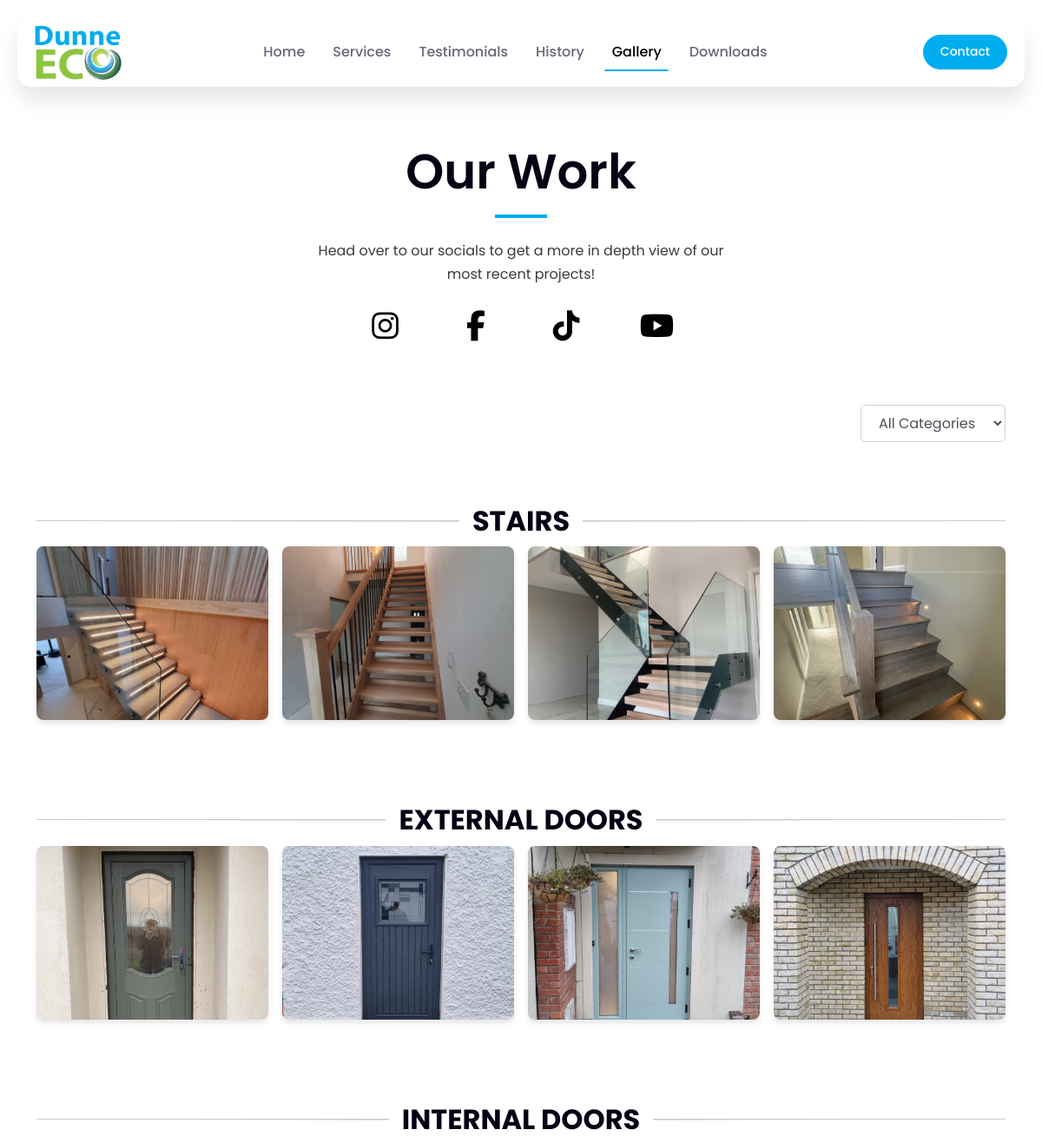
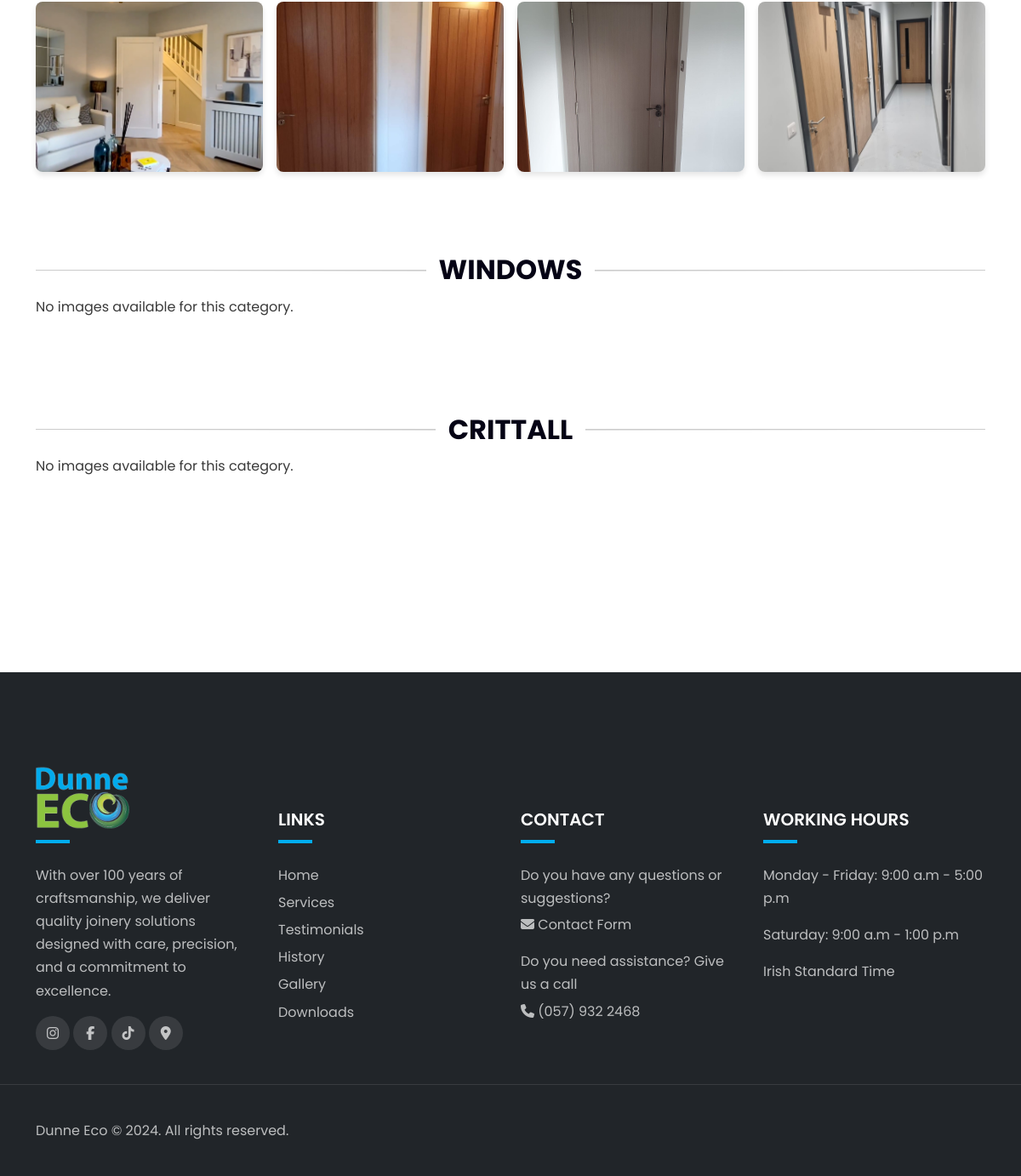
Page /gallery/ on the committed database (2 pictures, top to bottom).
### gallery/models.py (models this page shows, shortened)
class Category(models.Model):
    name = models.CharField(max_length=254, unique=True)
    slug = models.SlugField(max_length=254, unique=True, editable=False)
    class Meta:
        verbose_name_plural = 'Categories'

class Image(models.Model):
    category = models.ForeignKey(Category, on_delete=models.CASCADE, null=False, blank=False, related_name="images")
    image = models.ImageField(upload_to="gallery/", null=False, blank=False)
    title = models.CharField(max_length=254, blank=True)
    uploaded_at = models.DateTimeField(auto_now_add=True)
    class Meta:
        ordering = ['-uploaded_at']

### gallery/views.py (the view)
# urls.py: path('gallery/', include('gallery.urls')),
def gallery(request):
    categories = Category.objects.all()
    selected_category = request.GET.get('category')
    images = Image.objects.all()
    if selected_category:
        images = images.filter(category__slug=selected_category)
    context = {
        'categories': categories,
        'selected_category': selected_category,
        'images': images,
    }
    return render(request, 'gallery/gallery.html', context)

### gallery/templates/gallery/gallery.html (shortened to what this page needs)
{% extends "base.html" %}
{% block gallery_active %}active{% endblock %}
{% load static %}
{% block extra_css %}
<link rel="stylesheet" href="{% static 'gallery/css/gallery.css' %}">
{% endblock %}
{% block content %}
<section class="section-padding my-4 mx-auto px-3">
    <div class="container">
        <div class="row">
            <div class="col-12 text-center" data-aos="fade-down" data-aos-delay="50">
                <div class="section-title">
                    <h1 class="display-4 fw-semibold">Our Work</h1>
                    <div class="line"></div>
                    <p>Head over to our socials to get a more in depth view of our most recent projects!</p>
                    <div class="gallery-social-icons">
                        <a href="https://www.instagram.com/dunneeco/" target="_blank"><i class="fa-brands fa-instagram"></i></a>
                        <a href="https://www.facebook.com/dunneeco/" target="_blank"><i class="fa-brands fa-facebook-f"></i></a>
                        <a href="https://www.tiktok.com/@dunneeco" target="_blank"><i class="fa-brands fa-tiktok"></i></a>
                        <a href="https://www.youtube.com/@dunneeco" target="_blank"><i class="fa-brands fa-youtube"></i></a>
                    </div>
                </div>
            </div>
            <div class="sort-selector mb-4">
                <form method="get">
                    <select name="category" onchange="this.form.submit()">
                        <option value="">All Categories</option>
                    </select>
                </form>
            </div>
        </div>
        {% for category in categories %}
        {% if not selected_category or category.slug == selected_category %}
        <div class="row" data-aos="fade-down" data-aos-delay="150">
            <div class="category-section my-5">
                <div class="gallery-category-heading-wrapper">
                    <hr class="category-hr-left">
                    <h2 class="gallery-category-heading" id="{{ category.slug }}">{{ category.name }}</h2>
                    <hr class="category-hr-right">
                </div>
                <div class="gallery-grid">
                    {% for image in category.images.all %}
                    <div class="gallery-image-wrapper">
                        <a href="{{ image.image.url }}" data-fancybox="gallery" data-caption="{{ image.title }}">
                            <div class="gallery-image-container">
                                <img src="{{ image.image.url }}" alt="{{ image.title|default:'Gallery Image' }}" class="gallery-image">
                            </div>
                        </a>
                    </div>
                    {% empty %}
                    <p class="no-images">No images available for this category.</p>
                    {% endfor %}
                </div>
            </div>
        </div>
        {% endif %}
        {% empty %}
        <p>No categories available yet.</p>
        {% endfor %}
    </div>
</section>
{% endblock %}

### templates/base.html (shortened to what this page needs)
{% load static %}
<!DOCTYPE html>
<html lang="en">
<head>
    {% block corecss %}
    <link rel="stylesheet" href="https://cdn.jsdelivr.net/npm/bootstrap@5.3.3/dist/css/bootstrap.min.css"
        media="print" onload="this.media='all'">
    <link rel="stylesheet" href="https://cdn.jsdelivr.net/npm/remixicon@4.5.0/fonts/remixicon.css"
        media="print" onload="this.media='all'">
    <link rel="stylesheet" href="https://unpkg.com/aos@next/dist/aos.css"/>
    <link rel="stylesheet" href="https://cdn.jsdelivr.net/npm/@fancyapps/ui@5.0/dist/fancybox/fancybox.css"
        media="print" onload="this.media='all'">
    <link rel="stylesheet" href="{% static 'css/base.css' %}">
    {% endblock %}
    {% block extra_css %}
    {% endblock %}
</head>
<body>
    <header>
        <nav class="navbar navbar-expand-lg fixed-top">
            <div class="container-fluid">
                <a class="navbar-brand me-auto p-0" href="{% url 'home' %}">
                    <img class="site-logo d-none d-lg-block" src="{{ MEDIA_URL }}base/dunneeco-logo.png"
                        alt="Dunne Eco Logo">
                </a>
                <div class="offcanvas offcanvas-end" tabindex="-1" id="offcanvasNavbar"
                    aria-labelledby="offcanvasNavbarLabel">
                    <div class="offcanvas-body">
                        <ul class="navbar-nav justify-content-center flex-grow-1 pe-3">
                            <li class="nav-item">
                                <a class="nav-link mx-lg-2 {% block home_active %}{% endblock %}" aria-current="page" href="{% url 'home' %}">Home</a>
                            </li>
                            <li class="nav-item">
                                <a class="nav-link mx-lg-2 smooth-scroll" href="{% url 'home' %}#services">Services</a>
                            </li>
                            <li class="nav-item">
                                <a class="nav-link mx-lg-2 smooth-scroll" href="{% url 'home' %}#reviews">Testimonials</a>
                            </li>
                            <li class="nav-item">
                                <a class="nav-link mx-lg-2 {% block history_active %}{% endblock %}" href="{% url 'history' %}">History</a>
                            </li>
                            <li class="nav-item">
                                <a class="nav-link mx-lg-2 {% block gallery_active %}{% endblock %}" href="{% url 'gallery' %}">Gallery</a>
                            </li>
                            <li class="nav-item">
                                <a class="nav-link mx-lg-2 {% block downloads_active %}{% endblock %}" href="{% url 'downloads-list' %}">Downloads</a>
                            </li>
                        </ul>
                    </div>
                </div>
                <a href="{% url 'contact-form' %}" class="contact-btn">Contact</a>
            </div>
        </nav>
    </header>
    <main>
        {% block content %}
        {% endblock %}
    </main>
     <footer class="bg-dark">
        <div class="footer-top">
            <div class="container">
                <div class="footer-content row gy-5">
                    <div class="col-lg-3 col-sm-6">
                        <a href="#"><img class="site-logo-footer" src="{{ MEDIA_URL }}base/dunneeco-logo.png" loading="lazy" alt="Dunne Eco Logo"></a>
                        <div class="line"></div>
                        <p>With over 100 years of craftsmanship, we deliver quality joinery solutions designed with care, precision, and a commitment to excellence.</p>
                        <div class="social-icons">
                            <a href="https://www.instagram.com/dunneeco/" target="_blank"><i class="fa-brands fa-instagram"></i></a>
                            <a href="https://www.facebook.com/dunneeco/" target="_blank"><i class="fa-brands fa-facebook-f"></i></a>
                            <a href="https://www.tiktok.com/@dunneeco" target="_blank"><i class="fa-brands fa-tiktok"></i></a>
                            <a href="https://maps.app.goo.gl/hQtwXvQ9c62aXJ9s8" target="_blank"><i class="fa-solid fa-location-dot"></i></a>
                        </div>
                    </div>
                    <div class="col-lg-3 col-sm-6">
                        <h5 class="mb-0 text-white">LINKS</h5>
                        <div class="line"></div>
                        <ul class="footer-site-links">
                            <li><a href="{% url 'home' %}">Home</a></li>
                            <li><a href="{% url 'home' %}#services">Services</a></li>
                            <li><a href="{% url 'home' %}#reviews">Testimonials</a></li>
                            <li><a href="{% url 'history' %}">History</a></li>
                            <li><a href="{% url 'gallery' %}">Gallery</a></li>
                            <li><a href="{% url 'downloads-list' %}">Downloads</a></li>
                        </ul>
                    </div>
                    <div class="col-lg-3 col-sm-6">
                        <h5 class="mb-0 text-white">CONTACT</h5>
                        <div class="line"></div>
                        <ul>
                            <li class="mb-3">
                              <p class="mb-1">Do you have any questions or suggestions?</p>
                              <span class="contact-info"><i class="fas fa-envelope"></i>
                                <a href="{% url 'contact-form' %}" aria-label="contact form link">Contact
                                  Form</a></span>
                            </li>
                            <li class="mb-3">
                              <p class="mb-1">Do you need assistance? Give us a call</p>
                              <span class="contact-info"><i class="fas fa-phone"></i>
                                <a href="tel:0579322468">(057) 932 2468</a></span>
                            </li>
                          </ul>
                    </div>
                    <div class="col-lg-3 col-sm-6">
                        <h5 class="mb-0 text-white">WORKING HOURS</h5>
                        <div class="line"></div>
                        <ul>
                            <li class="mb-3">
                              <p>Monday - Friday: <span class="open-hours">9:00 a.m - 5:00 p.m</span></p>
                            </li>
                            <li class="mb-3">
                              <p>Saturday: <span class="open-hours">9:00 a.m - 1:00 p.m</span></p>
                            </li>
                            <li class="mb-3">
                              <p>Irish Standard Time</p>
                            </li>
                        </ul>
                    </div>
                </div>
            </div>
        </div>
        <div class="footer-bottom">
            <div class="container">
                <div class="row g-4 justify-content-between">
                    <div class="col-auto">
                        <p class="mb-0">Dunne Eco © 2024. All rights reserved.</p>
                    </div>
                </div>
            </div>
        </div>
     </footer>
</body>
</html>

### static/css/base.css (style rules this page uses)
:root { --text: #3A3A3A; --background: #FFF; --primary: #00adef; --primary-rgb: 0, 173, 239; --secondary: #3A87C7; --accent: #04E824; --font-base: 'Poppins', sans-serif; --box-shadow: 0px 15px 25px rgba(0,0,0,0.1); --transition: all 0.5s ease; }
* { margin: 0; padding: 0; }
body { font-family: var(--font-base); line-height: 1.7; background-color: var(--background); color: var(--text); }
h1, h2, h3, h4, h5, h6, .h1, .h2, .h3, .h4, .h5, .h6 { font-weight: 600; color: #050315; }
a { text-decoration: none; }
img { max-width: 100%; height: auto; }
.section-padding { padding-top: 140px; padding-bottom: 140px; }
.navbar { background-color: #fff; height: 80px; margin: 20px; border-radius: 16px; padding: 0.5rem; box-shadow: var(--box-shadow) }
.navbar-brand { font-weight: 500; font-size: 24px; }
.site-logo, .site-icon { width: 100px; height: 65px; }
.contact-btn { background-color: var(--primary); color: #fff; font-size: 14px; font-weight: 500; padding: 7px 19px; border-radius: 50px; border: var(--primary) 1px solid; transition: 0.3s background-color; }
.nav-link { color: #666777; font-weight: 500; position: relative; }
.nav-link:hover, .nav-link.active { color: #050315; }
.nav-link, .dropdown-toggle { color: #666777; font-weight: 500; }
.section-title { margin-bottom: 60px; }
.section-title .line { width: 60px; height: 4px; background-color: var(--primary); margin: 16px auto 24px auto; }
.section-title p { max-width: 500px; margin-left: auto; margin-right: auto; }
footer { padding-top: 110px; }
.footer-top { padding-bottom: 40px; border-bottom: 1px solid rgba(255, 255, 255, 0.1); }
.footer-bottom { padding-top: 40px; padding-bottom: 40px; }
footer li, footer p, footer a { color: rgba(255, 255, 255, 0.7) }
footer ul { list-style: none; padding: 0; }
footer h5 { margin-top: 51px; }
.site-logo-footer { width: 110px; height: 75px; }
footer .line { width: 40px; height: 4px; background-color: var(--primary); margin-top: 12px; margin-bottom: 24px; }
.social-icons a { width: 40px; height: 40px; display: inline-flex; align-items: center; justify-content: center; background-color: rgba(255, 255, 255, 0.1); border-radius: 100px; transition: var(--transition); }
.footer-site-links li { margin-bottom: 5px; }
@media (min-width: 991px) { .nav-link:before { content: ""; position: absolute; bottom: 0; left: 50%; transform: translate(-50%); width: 0; height: 2px; background-color: var(--primary); visibility: hidden; transition: 0.3s ease-in-out; } }
@media (min-width: 991px) { .nav-link:hover:before, .nav-link.active:before { width: 100%; visibility: visible; } }

### gallery/static/gallery/css/gallery.css (style rules this page uses)
.gallery-grid { display: grid; grid-template-columns: repeat(auto-fit, minmax(250px, 1fr)); gap: 16px; }
.gallery-category-heading-wrapper { display: flex; align-items: center; justify-content: center; gap: 15px; margin-bottom: 10px; }
.gallery-category-heading { margin-bottom: 0; font-weight: bold; text-transform: uppercase; }
.category-hr-left, .category-hr-right { flex-grow: 1; height: 2px; }
.category-hr-right { background: linear-gradient(to left, rgba(0, 0, 0, 0), rgba(0, 0, 0, 0.5)); }
.category-hr-left { background: linear-gradient(to right, rgba(0, 0, 0, 0), rgba(0, 0, 0, 0.5)); }
.gallery-image-wrapper { text-align: center; }
.gallery-image-container { position: relative; width: 100%; aspect-ratio: 4 / 3; overflow: hidden; border-radius: 8px; box-shadow: 0 4px 6px rgba(0, 0, 0, 0.1); display: flex; align-items: center; justify-content: center; }
.gallery-image { width: 100%; height: 100%; object-fit: cover; transition: transform 0.3s ease; }
.gallery-social-icons a { font-size: 35px; width: 60px; height: 60px; display: inline-flex; align-items: center; justify-content: center; margin: 0 20px; color: #000; background-color: rgba(255, 255, 255, 0.1); transition: var(--transition); }
.sort-selector { display: flex; justify-content: flex-end; margin-bottom: 1rem; }
.sort-selector select { width: auto; padding: 0.5rem 1rem; border: 1px solid #ced4da; border-radius: 5px; background-color: white; font-size: 1rem; color: #495057; }

### rows in the picture
Category: name "STAIRS"
Image: image (picture)
Image: image (picture)
Image: image (picture)
Image: image (picture)
Category: name "EXTERNAL DOORS"
Image: image (picture)
Image: image (picture)
Image: image (picture)
Image: image (picture)
Category: name "INTERNAL DOORS"
Image: image (picture)
Image: image (picture)
Image: image (picture)
Image: image (picture)
Category: name "WINDOWS"
Category: name "CRITTALL"
